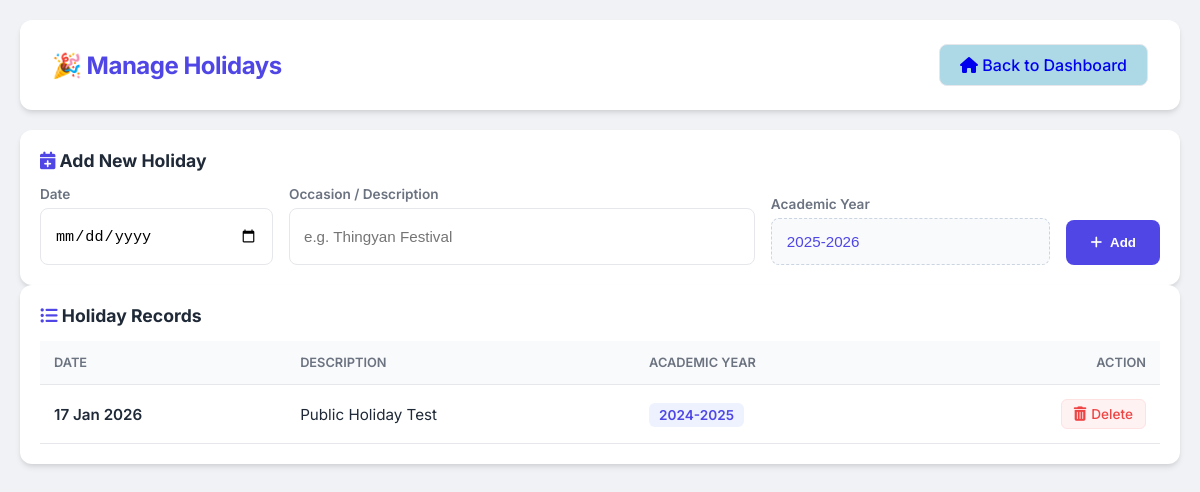
Screenshot of /holidays.php (signed in) with the database file from the repository.
### tables this page shows
CREATE TABLE IF NOT EXISTS `holidays` (
  `id` INT AUTO_INCREMENT PRIMARY KEY,
  `holiday_name` VARCHAR(255) NOT NULL,
  `start_date` DATE NOT NULL,
  `end_date` DATE NOT NULL,
  `academic_year` VARCHAR(20)
);

### database/database.php (called while the page is built, shortened)
<?php
class Database
{
    private $servername = "127.0.0.1:3307";
    private $username = "root";
    private $password = "";
    private $dbname = "attendance_db";
    public function __construct() {
        try {
            $this->conn = new PDO("mysql:host=$this->servername;dbname=$this->dbname", $this->username, $this->password);
        } catch(PDOException $e) {
            echo "Connection failed: " . $e->getMessage();
        }
    }
public function getAcademicYear() {
    $month = (int)date('m');
    $year = (int)date('Y');
    if ($month < 6) {
        return ($year - 1) . "-" . $year;
    } else {
        return $year . "-" . ($year + 1);
    }
}
}

### holidays.php (the view, shortened to what this page needs)
<?php
require_once 'database/database.php';
$db = new Database();
$conn = $db->conn;
$holidays = $conn->query("SELECT * FROM holidays ORDER BY holiday_date DESC")->fetchAll(PDO::FETCH_ASSOC);
?>
<!DOCTYPE html>
<html lang="en">
<head>
    <link rel="stylesheet" href="https://cdnjs.cloudflare.com/ajax/libs/font-awesome/6.4.2/css/all.min.css">
    <link rel="stylesheet" href="css/attendance.css"> </head>
<body>
<div class="container">
    <header class="attendance-header">
        <div class="attendance-brand">
            <h1>🎉 Manage <span style="color:var(--primary)">Holidays</span></h1>
        </div>
        <div class="back-btn-box">
            <a href="dashboard.php" class="class-btn" style="text-decoration:none; background:lightblue;">
                <i class="fa-solid fa-house"></i> Back to Dashboard
            </a>
        </div>
    </header>
    <div class="card">
        <span class="card-title">
            <i class="fa-solid fa-calendar-plus" style="color:var(--primary)"></i> Add New Holiday
        </span>
        <form method="POST" class="holiday-form">
            <div class="input-group">
                <label>Date</label>
                <input type="date" name="holiday_date" required>
            </div>
            <div class="input-group">
                <label>Occasion / Description</label>
                <input type="text" name="description" placeholder="e.g. Thingyan Festival" required>
            </div>
            <div class="input-group">
                <label>Academic Year</label>
                <input type="text" name="academic_year" value="<?= method_exists($db, 'getAcademicYear') ? $db->getAcademicYear() : '2025-2026' ?>" class="readonly-box" readonly>
            </div>
            <button type="submit" name="add_holiday" class="btn-add-holiday">
                <i class="fa-solid fa-plus"></i> Add
            </button>
        </form>
    </div>
    <div class="card">
        <span class="card-title">
            <i class="fa-solid fa-list-ul" style="color:var(--primary)"></i> Holiday Records
        </span>
        <div class="table-container">
            <table class="h-table">
                <thead>
                    <tr>
                        <th>Date</th>
                        <th>Description</th>
                        <th>Academic Year</th>
                        <th style="text-align: right;">Action</th>
                    </tr>
                </thead>
                <tbody>
                    <?php if (empty($holidays)): ?>
                        <tr>
                            <td colspan="4" style="text-align:center; color:var(--text-muted); padding: 40px;">
                                <i class="fa-regular fa-calendar-xmark" style="font-size: 2rem; display: block; margin-bottom: 10px;"></i>
                                No holidays recorded yet.
                            </td>
                        </tr>
                    <?php else: ?>
                        <?php foreach ($holidays as $h): ?>
                            <tr>
                                <td style="font-weight: 600;"><?= date('d M Y', strtotime($h['holiday_date'])) ?></td>
                                <td><?= htmlspecialchars($h['description']) ?></td>
                                <td><span class="badge-ay"><?= $h['academic_year'] ?></span></td>
                                <td style="text-align: right;">
                                    <a href="?delete=<?= $h['id'] ?>" class="delete-btn btn-icon" onclick="return confirm('ဖျက်ရန် သေချာပါသလား?')">
                                        <i class="fa-solid fa-trash-can"></i> Delete
                                    </a>
                                </td>
                            </tr>
                        <?php endforeach; ?>
                    <?php endif; ?>
                </tbody>
            </table>
        </div>
    </div>
</div>
</body>
</html>

### css/attendance.css (style rules this page uses)
:root { --bg: #f0f2f5; --card: #ffffff; --primary: #4f46e5; --primary-hover: #4338ca; --text-main: #1f2937; --text-muted: #6b7280; --success: #10b981; --border: #e5e7eb; --shadow: 0 4px 6px -1px rgba(0, 0, 0, 0.1), 0 2px 4px -1px rgba(0, 0, 0, 0.06); --radius: 12px; }
body { font-family: 'Inter', sans-serif; background-color: var(--bg); color: var(--text-main); margin: 0; padding: 20px; }
.container { max-width: 1200px; margin: 0 auto; }
.attendance-header { background: var(--card); padding: 1.5rem 2rem; border-radius: var(--radius); box-shadow: var(--shadow); display: flex; justify-content: space-between; align-items: center; margin-bottom: 20px; }
.attendance-brand h1 { margin: 0; font-size: 1.5rem; color: var(--primary); letter-spacing: -0.5px; }
.class-btn { padding: 10px 20px; border-radius: 8px; border: 1px solid var(--border); background: var(--card); cursor: pointer; font-weight: 500; }
.card { background: var(--card); border-radius: var(--radius); padding: 20px; box-shadow: var(--shadow); }
.card-title { font-size: 1.1rem; font-weight: 700; margin-bottom: 15px; display: block; }
.input-group { display: flex; flex-direction: column; gap: 8px; }
.input-group label { font-size: 0.9rem; font-weight: 600; color: #374151; }
.input-group select, .input-group input { height: 35px; padding: 0 15px; border: 1px solid #d1d5db; border-radius: 8px; font-size: 1rem; outline: none; transition: 0.2s; }
.readonly-box { background-color: #f9fafb; color: #4f46e5; cursor: not-allowed; border: 0.5px dashed #cbd5e1 !important; height: auto !important; min-height: 45px; padding: 0px 15px !important; }
.btn-icon { text-decoration: none; padding: 6px 12px; border-radius: 6px; font-size: 0.85rem; font-weight: 500; display: inline-flex; align-items: center; gap: 5px; transition: all 0.3s ease; }
.delete-btn { color: #ef4444; background-color: #fef2f2; border: 1px solid #fee2e2; }
.btn-icon i { font-size: 0.9rem; }
.attendance-header .back-btn-box { display: flex; align-items: center; }
.holiday-form { display: grid; grid-template-columns: 1fr 2fr 1.2fr auto; gap: 16px; align-items: end; }
.holiday-form .input-group { display: flex; flex-direction: column; gap: 6px; }
.holiday-form .input-group label { font-size: 0.85rem; font-weight: 600; color: var(--text-muted); }
.holiday-form .input-group input { padding: 10px 14px; border: 1px solid var(--border); border-radius: 8px; font-size: 0.95rem; outline: none; transition: 0.2s; }
.btn-add-holiday { background: var(--primary); color: white; padding: 11px 24px; border: none; border-radius: 8px; font-weight: 600; cursor: pointer; transition: 0.2s; display: flex; align-items: center; gap: 8px; height: 45px; }
.h-table { width: 100%; border-collapse: collapse; margin-top: 10px; }
.h-table th { text-align: left; padding: 14px; background: #f9fafb; font-size: 0.8rem; font-weight: 600; text-transform: uppercase; color: var(--text-muted); border-bottom: 1px solid var(--border); }
.h-table td { padding: 14px; border-bottom: 1px solid var(--border); font-size: 0.95rem; }
.badge-ay { background: #eef2ff; color: #4f46e5; padding: 4px 10px; border-radius: 6px; font-size: 0.85rem; font-weight: 600; }

### rows the page displays
holidays: holiday_date "17 Jan 2026", description "Public Holiday Test", academic_year "2024-2025"
